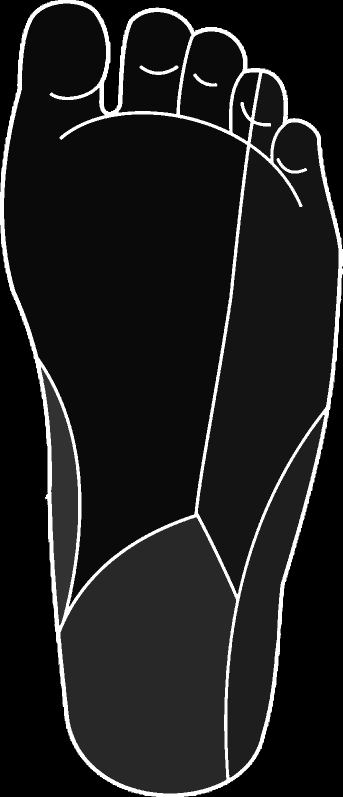
#> input picture images/dermatomes.png, 685 x 1594 px (shown at 1/2 size)
$ python -i dermatomes.py   (imports and definitions only)
#> lines starting #> are read from the running program, lines starting #| are printed output that depends on the picture
#> further down, picture is the input picture: shape (1594, 685, 3); min 0, max 255, mean 28.6
"""
Foot Dermatomes
Usage:
    dermatomes.py IMG_PATH MASK_PATH

Options:
    IMG_PATH    Path to thermographic image
    MASK_PATH   Path segmentation mask
"""
import docopt


import cv2
import SimpleITK as sitk
import numpy as np
import matplotlib.pyplot as plt
import time


# [65 lines left out: functions plot_predict, define_contour, no_rigid_registration, resample, register_one_foot, not called in this run]


def extract_feet(img):
    """Get centroids and top-bottom y for initialization template of dermatomes
    """

    img = img.astype('uint8')
    contours, _ = cv2.findContours(img,cv2.RETR_TREE,cv2.CHAIN_APPROX_SIMPLE)

    contours = list(contours)
    contours.sort(reverse=True,key= lambda c : cv2.contourArea(c))
    coord = []

    for i,c in enumerate(contours[:2]):

       #y Top and y Bottom
       yBot = c[c[:, :, 1].argmax()][0][1]
       xRig = c[c[:, :, 0].argmin()][0][0]
       yTop = c[c[:, :, 1].argmin()][0][1]
       xLef = c[c[:, :, 0].argmax()][0][0]
       coord.append([yTop,yBot,xRig,xLef,c])


    coord.sort(key = lambda x: x[2]) #order foots

    right_foot = np.zeros_like(img)
    right_foot = cv2.drawContours(right_foot,[coord[0][-1]],-1,1,-1)
    right_foot = right_foot[coord[0][0]:coord[0][1],coord[0][2]:coord[0][3]]

    left_foot = np.zeros_like(img)
    left_foot = cv2.drawContours(left_foot,[coord[1][-1]],-1,1,-1)
    left_foot = left_foot[coord[1][0]:coord[1][1],coord[1][2]:coord[1][3]]

    return right_foot, left_foot,coord


def get_dermatomes(fixed_image,path_right_foot='images/dermatomes.png',path_left_foot='images/dermatomes.png'):
    """
    0 -> background
    255 -> boundary

    right-left
       10-11 -> Medial Plantar
       20-21 -> Lateral Plantar
       30-31 -> Sural
       40-41 -> Tibial
       50-51 -> Saphenous
    """
#> called with path_right_foot = 'images/dermatomes.png', path_left_foot = 'images/dermatomes.png'
    #all in hxw

    fixed_image = np.squeeze(fixed_image)

    right_dermatomes = cv2.flip(cv2.imread(path_right_foot)[...,2],1)
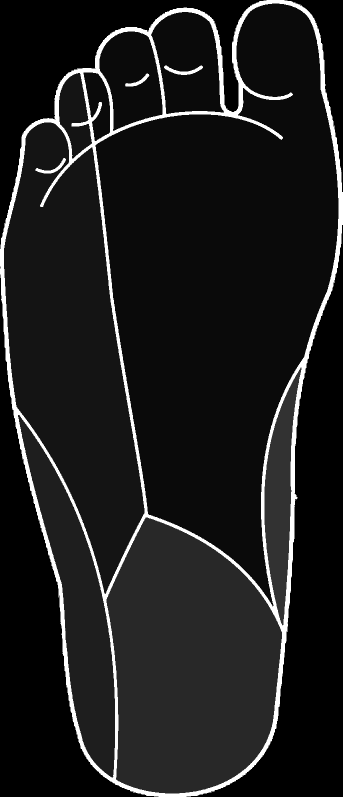
#> right_dermatomes: shape (1594, 685) (shown at 1/2 size); min 0, max 255, mean 28.6

    left_dermatomes = cv2.imread(path_left_foot)[...,2]
#> left_dermatomes: shape (1594, 685); min 0, max 255, mean 28.6
    left_dermatomes[left_dermatomes!=0] = left_dermatomes[left_dermatomes!=0] + 1
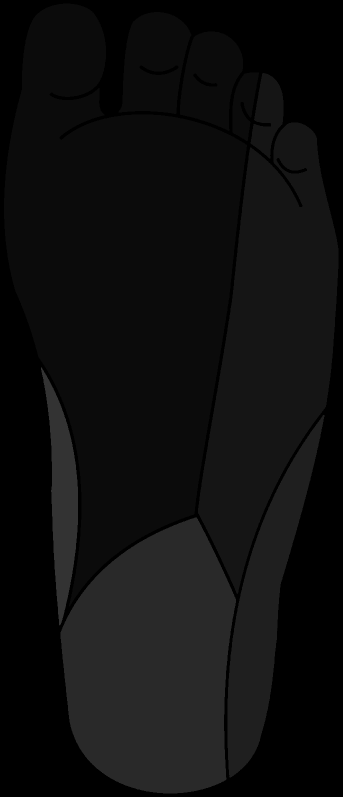
#> left_dermatomes: shape (1594, 685) (shown at 1/2 size); min 0, max 51, mean 14.6

    right_foot,left_foot, coord = extract_feet(fixed_image)

    right_dermatomes = register_one_foot(right_foot,right_dermatomes)
    left_dermatomes = register_one_foot(left_foot,left_dermatomes)

    output_dermatomes = np.zeros_like(fixed_image,dtype='float')
    output_dermatomes[coord[0][0]:coord[0][1],coord[0][2]:coord[0][3]] = right_dermatomes
    output_dermatomes[coord[1][0]:coord[1][1],coord[1][2]:coord[1][3]] = output_dermatomes[coord[1][0]:coord[1][1],coord[1][2]:coord[1][3]] +  left_dermatomes

    output_dermatomes =  define_contour(output_dermatomes)
    return output_dermatomes


# [42 lines left out: function main, not called in this run]
#

# [3 lines not run here, left out]

>>> import cv2
>>> picture = cv2.imread('images/dermatomes.png')
#> (the run stopped early here; a loop or call above may not have finished)
